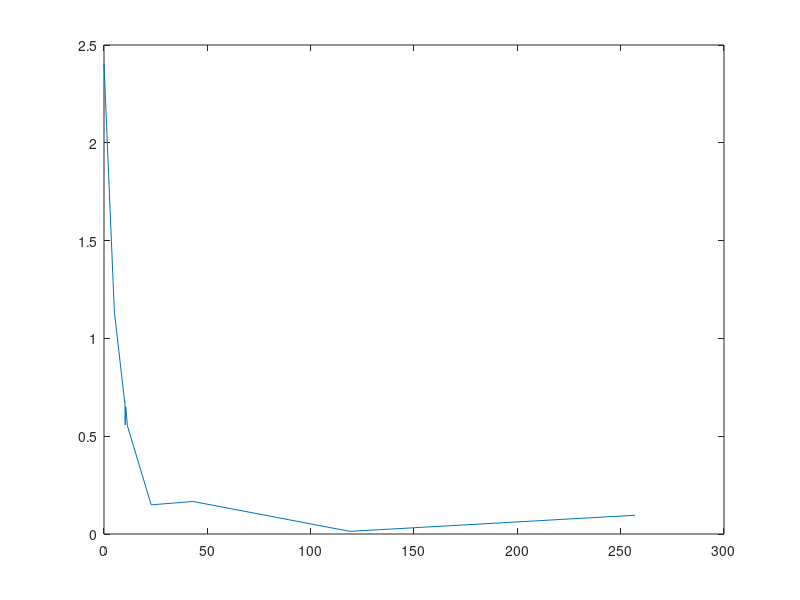

Here is the MATLAB script that generated this plot: (Note: this script raises an error after producing the figure.)
% x and y data 
x = [0; 5; 10; 10.1; 10.25; 10.5; 11.34; 22.83; 43; 119; 257]; 
y = 2*exp(-1/8*x)+1/3*exp(-2*x)+0.2*rand(length(x),1); 
figure 
plot(x,y) 
hold on

% fit an exponential function to data 
f1 = fit(x,y,'exp2'); 
plot(f1)

% set major axes legend, title, and labels 
title('How far does the apple fall?') 
xlabel('Distance from tree') 
legend('Experimental Data','Multi-Exponential Fit')

% zoomPlot to highlight a portion of the major plot 
[p,z] = zoomPlot(x,y,[5 50],[0.33 0.35 0.3 0.55],[1 3]); 
hold on 
plot(f1) 
legend hide

% Forgot to add a title/label/legend to the original plot? 
p.YLabel.String = 'Apples';
%% zoomPlot     add inlaid plot to current figure
%       [p,z]   = zoomPlot(x,y,xbounds,pos,vertex) where: 
%       x,y     = vectors being plotted
%       xbounds = [x1 x2] specifies the zoom indices, where x1 is the 
%               first x value displayed in the zoom plot and x2 is the last.
%       pos     = [left, bottom, width, height] specifies the location and
%               size of the side of the zoom box, relative to the lower-left
%               corner of the Figure window, in normalized units where (0,0)
%               is the lower-left corner and (1.0,1.0) is the upper-right.
% {opt} vertex  = toggles connecting lines corresponding to vertices, where 1 
%               corresponds to the top left vertex and continuing clockwise, 
%               4 corresponds to the bottom right vertex. All 4 vertices can 
%               be included.
% {opt} p       = axes handle for larger plot
% {opt} z       = axes handle for zoom plot
% 
% Note: place title, labels, and legend BEFORE placing zoom plot,
%     otherwise zoomPlot returns the handle of the original axes (p).
%     Change title using p.Title.String = 'insert title here'
% 
% Kelsey Bower (kelsey.bower@case.edu) 10/20/15
 
function [p z] = zoomPlot(x,y,xbounds,pos,varargin)
% Please retain the following:
% 
% Original Author: 
% Kelsey Bower, kelsey.bower@case.edu
if nargin > 5
    printf('Too many arguments. zoomPlot(x,y,xbounds,pos,vertex)\n')
elseif nargin < 5
    vertex = [1 4];
elseif nargin == 5
    vertex = varargin{1};
end
% Get current axis position and limits
p = gca;
% Calculate x,y points of zoomPlot
x1 = (pos(1)-p.Position(1))/p.Position(3)*diff(p.XLim)+p.XLim(1);
x2 = (pos(1)+pos(3)-p.Position(1))/p.Position(3)*diff(p.XLim)+(p.XLim(1));
y1 = (pos(2)-p.Position(2))/p.Position(4)*diff(p.YLim)+p.YLim(1);
y2 = ((pos(2)+pos(4)-p.Position(2))/p.Position(4))*diff(p.YLim)+p.YLim(1);
% Plot lines connecting zoomPlot to original plot points
index = find(x>=xbounds(1) & x<=xbounds(2)); % Find indexes of points in zoomPlot
rectangle('Position',[xbounds(1) min(y(index)) diff(xbounds) max(y(index))-min(y(index))]);
hold on
if any(vertex==1)
    plot([xbounds(1) x1], [max(y(index)) y2], 'k'); % Line to vertex 1
end
if any(vertex==2)
    plot([xbounds(2) x2], [max(y(index)) y2], 'k'); % Line to vertex 2
end
if any(vertex==3)
    plot([xbounds(2) x2], [min(y(index)) y1], 'k'); % Line to vertex 4
end
if any(vertex==4)
    plot([xbounds(1) x1], [min(y(index)) y1], 'k'); % Line to vertex 3
end
% Plot zoomPlot and change axis
z = axes('position',pos);
box on 
plot(x,y)
axis([xbounds(1) xbounds(2) min(y(index)) max(y(index))]);
end